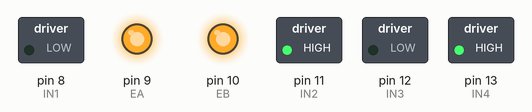
Simulated run of this sketch. Board: Arduino Uno, built with avr-gcc and run on an emulated ATmega328P. Shown: switched loads named in the sketch (green lamp = pin HIGH), output pins drawn as LEDs (lit = HIGH).

Above: at 0.1 s.
Timing chart, 0 to 1.6 s (numbered marks = the images above):
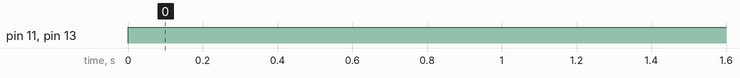

Measured:
- by itself, pin 11 (IN2), pin 13 (IN4): LOW → HIGH at 0.00 s

The sketch:

PC_BOT_MotorTest.ino
```cpp
//D8 IN1
//D9 EA
//D10 EB
//D11 IN2
//D12 In3
//D13IN4

//right motor
const int IN1 = 8;
const int EA = 9;
const int IN2 = 11;

//left Motor
const int EB = 10;
const int IN3 = 12;
const int IN4 = 13;

void setup()
{
  pinMode(EA,OUTPUT);
  digitalWrite(EA,HIGH);
  pinMode(IN1,OUTPUT);
  pinMode(IN2,OUTPUT);

  pinMode(EB,OUTPUT);
  digitalWrite(EB,HIGH);
  pinMode(IN3,OUTPUT);
  pinMode(IN4,OUTPUT);

}

void loop()
{
  //right motor

  //pwm cuts out at 0  so this is a good channel ;)

  analogWrite(IN1,0);
  analogWrite(IN2,255);


  //left motor
  //pwm starts at 128 instead of zero so need to add this inorder to get speed

  analogWrite(IN3,0);
  analogWrite(IN4,255);

  delay(2000);
}
```
